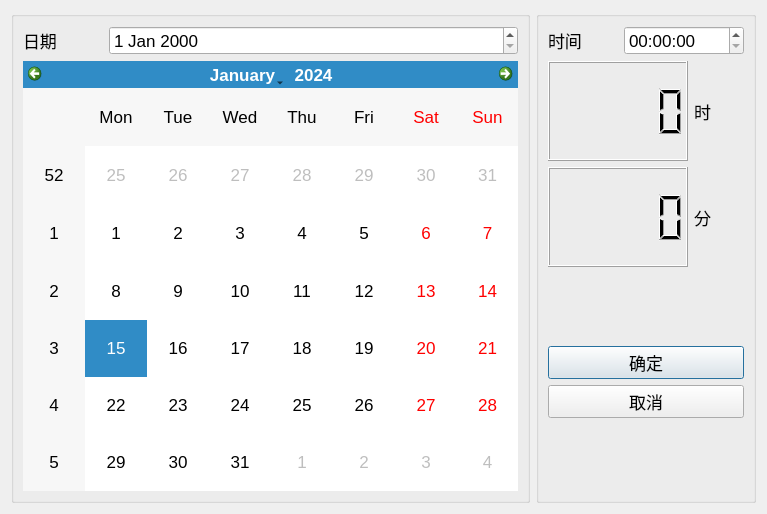
<?xml version="1.0" encoding="UTF-8"?>
<ui version="4.0">
 <class>uTimeEditDialog</class>
 <widget class="QDialog" name="uTimeEditDialog">
  <property name="geometry">
   <rect>
    <x>0</x>
    <y>0</y>
    <width>767</width>
    <height>514</height>
   </rect>
  </property>
  <property name="font">
   <font>
    <pointsize>13</pointsize>
   </font>
  </property>
  <property name="windowTitle">
   <string>Dialog</string>
  </property>
  <layout class="QHBoxLayout" name="horizontalLayout_5">
   <item>
    <widget class="QGroupBox" name="groupBox_2">
     <property name="title">
      <string/>
     </property>
     <layout class="QVBoxLayout" name="verticalLayout_2">
      <item>
       <layout class="QHBoxLayout" name="horizontalLayout_4">
        <item>
         <widget class="QLabel" name="label">
          <property name="minimumSize">
           <size>
            <width>80</width>
            <height>0</height>
           </size>
          </property>
          <property name="maximumSize">
           <size>
            <width>70</width>
            <height>16777215</height>
           </size>
          </property>
          <property name="text">
           <string>日期</string>
          </property>
         </widget>
        </item>
        <item>
         <widget class="QDateEdit" name="dateEdit"/>
        </item>
       </layout>
      </item>
      <item>
       <widget class="QCalendarWidget" name="calendarWidget"/>
      </item>
     </layout>
    </widget>
   </item>
   <item>
    <widget class="QGroupBox" name="groupBox">
     <property name="minimumSize">
      <size>
       <width>220</width>
       <height>0</height>
      </size>
     </property>
     <property name="maximumSize">
      <size>
       <width>220</width>
       <height>16777215</height>
      </size>
     </property>
     <property name="title">
      <string/>
     </property>
     <layout class="QVBoxLayout" name="verticalLayout">
      <item>
       <layout class="QHBoxLayout" name="horizontalLayout_3">
        <item>
         <widget class="QLabel" name="label_2">
          <property name="maximumSize">
           <size>
            <width>70</width>
            <height>16777215</height>
           </size>
          </property>
          <property name="text">
           <string>时间</string>
          </property>
         </widget>
        </item>
        <item>
         <widget class="QTimeEdit" name="timeEdit"/>
        </item>
       </layout>
      </item>
      <item>
       <layout class="QHBoxLayout" name="horizontalLayout">
        <item>
         <widget class="QLCDNumber" name="lcdNumber_h">
          <property name="minimumSize">
           <size>
            <width>0</width>
            <height>100</height>
           </size>
          </property>
         </widget>
        </item>
        <item>
         <widget class="QLabel" name="label_3">
          <property name="maximumSize">
           <size>
            <width>50</width>
            <height>16777215</height>
           </size>
          </property>
          <property name="text">
           <string>时</string>
          </property>
         </widget>
        </item>
       </layout>
      </item>
      <item>
       <layout class="QHBoxLayout" name="horizontalLayout_2">
        <item>
         <widget class="QLCDNumber" name="lcdNumber_m">
          <property name="minimumSize">
           <size>
            <width>0</width>
            <height>100</height>
           </size>
          </property>
         </widget>
        </item>
        <item>
         <widget class="QLabel" name="label_4">
          <property name="maximumSize">
           <size>
            <width>50</width>
            <height>16777215</height>
           </size>
          </property>
          <property name="text">
           <string>分</string>
          </property>
         </widget>
        </item>
       </layout>
      </item>
      <item>
       <spacer name="verticalSpacer">
        <property name="orientation">
         <enum>Qt::Vertical</enum>
        </property>
        <property name="sizeHint" stdset="0">
         <size>
          <width>20</width>
          <height>40</height>
         </size>
        </property>
       </spacer>
      </item>
      <item>
       <widget class="QPushButton" name="pushButton_ok">
        <property name="text">
         <string>确定</string>
        </property>
       </widget>
      </item>
      <item>
       <widget class="QPushButton" name="pushButton_cancel">
        <property name="text">
         <string>取消</string>
        </property>
       </widget>
      </item>
      <item>
       <spacer name="verticalSpacer_2">
        <property name="orientation">
         <enum>Qt::Vertical</enum>
        </property>
        <property name="sizeHint" stdset="0">
         <size>
          <width>20</width>
          <height>40</height>
         </size>
        </property>
       </spacer>
      </item>
     </layout>
    </widget>
   </item>
  </layout>
 </widget>
 <resources/>
 <connections>
  <connection>
   <sender>pushButton_ok</sender>
   <signal>clicked()</signal>
   <receiver>uTimeEditDialog</receiver>
   <slot>accept()</slot>
   <hints>
    <hint type="sourcelabel">
     <x>645</x>
     <y>365</y>
    </hint>
    <hint type="destinationlabel">
     <x>383</x>
     <y>256</y>
    </hint>
   </hints>
  </connection>
  <connection>
   <sender>pushButton_cancel</sender>
   <signal>clicked()</signal>
   <receiver>uTimeEditDialog</receiver>
   <slot>reject()</slot>
   <hints>
    <hint type="sourcelabel">
     <x>645</x>
     <y>409</y>
    </hint>
    <hint type="destinationlabel">
     <x>383</x>
     <y>256</y>
    </hint>
   </hints>
  </connection>
 </connections>
</ui>
